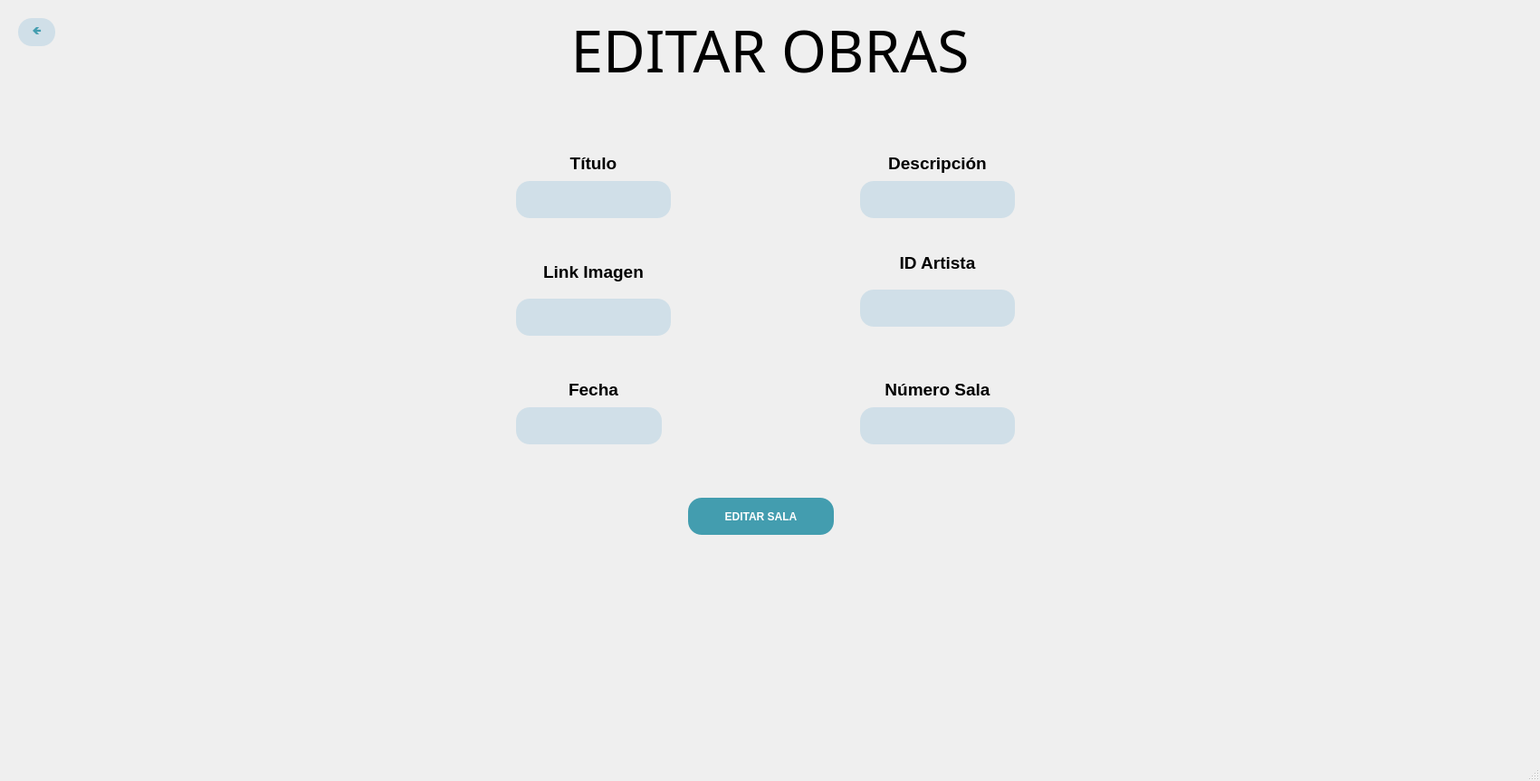
<?xml version="1.0" encoding="UTF-8"?>
<ui version="4.0">
 <class>MainWindow</class>
 <widget class="QMainWindow" name="MainWindow">
  <property name="geometry">
   <rect>
    <x>0</x>
    <y>0</y>
    <width>1701</width>
    <height>863</height>
   </rect>
  </property>
  <property name="windowTitle">
   <string>MainWindow</string>
  </property>
  <widget class="QWidget" name="centralwidget">
   <widget class="QPushButton" name="BotonEditarSala">
    <property name="geometry">
     <rect>
      <x>760</x>
      <y>550</y>
      <width>161</width>
      <height>41</height>
     </rect>
    </property>
    <property name="palette">
     <palette>
      <active>
       <colorrole role="WindowText">
        <brush brushstyle="SolidPattern">
         <color alpha="255">
          <red>255</red>
          <green>255</green>
          <blue>255</blue>
         </color>
        </brush>
       </colorrole>
       <colorrole role="Button">
        <brush brushstyle="SolidPattern">
         <color alpha="255">
          <red>67</red>
          <green>157</green>
          <blue>175</blue>
         </color>
        </brush>
       </colorrole>
       <colorrole role="Text">
        <brush brushstyle="SolidPattern">
         <color alpha="255">
          <red>255</red>
          <green>255</green>
          <blue>255</blue>
         </color>
        </brush>
       </colorrole>
       <colorrole role="ButtonText">
        <brush brushstyle="SolidPattern">
         <color alpha="255">
          <red>255</red>
          <green>255</green>
          <blue>255</blue>
         </color>
        </brush>
       </colorrole>
       <colorrole role="Base">
        <brush brushstyle="SolidPattern">
         <color alpha="255">
          <red>67</red>
          <green>157</green>
          <blue>175</blue>
         </color>
        </brush>
       </colorrole>
       <colorrole role="Window">
        <brush brushstyle="SolidPattern">
         <color alpha="255">
          <red>67</red>
          <green>157</green>
          <blue>175</blue>
         </color>
        </brush>
       </colorrole>
      </active>
      <inactive>
       <colorrole role="WindowText">
        <brush brushstyle="SolidPattern">
         <color alpha="255">
          <red>255</red>
          <green>255</green>
          <blue>255</blue>
         </color>
        </brush>
       </colorrole>
       <colorrole role="Button">
        <brush brushstyle="SolidPattern">
         <color alpha="255">
          <red>67</red>
          <green>157</green>
          <blue>175</blue>
         </color>
        </brush>
       </colorrole>
       <colorrole role="Text">
        <brush brushstyle="SolidPattern">
         <color alpha="255">
          <red>255</red>
          <green>255</green>
          <blue>255</blue>
         </color>
        </brush>
       </colorrole>
       <colorrole role="ButtonText">
        <brush brushstyle="SolidPattern">
         <color alpha="255">
          <red>255</red>
          <green>255</green>
          <blue>255</blue>
         </color>
        </brush>
       </colorrole>
       <colorrole role="Base">
        <brush brushstyle="SolidPattern">
         <color alpha="255">
          <red>67</red>
          <green>157</green>
          <blue>175</blue>
         </color>
        </brush>
       </colorrole>
       <colorrole role="Window">
        <brush brushstyle="SolidPattern">
         <color alpha="255">
          <red>67</red>
          <green>157</green>
          <blue>175</blue>
         </color>
        </brush>
       </colorrole>
      </inactive>
      <disabled>
       <colorrole role="WindowText">
        <brush brushstyle="SolidPattern">
         <color alpha="255">
          <red>255</red>
          <green>255</green>
          <blue>255</blue>
         </color>
        </brush>
       </colorrole>
       <colorrole role="Button">
        <brush brushstyle="SolidPattern">
         <color alpha="255">
          <red>67</red>
          <green>157</green>
          <blue>175</blue>
         </color>
        </brush>
       </colorrole>
       <colorrole role="Text">
        <brush brushstyle="SolidPattern">
         <color alpha="255">
          <red>255</red>
          <green>255</green>
          <blue>255</blue>
         </color>
        </brush>
       </colorrole>
       <colorrole role="ButtonText">
        <brush brushstyle="SolidPattern">
         <color alpha="255">
          <red>255</red>
          <green>255</green>
          <blue>255</blue>
         </color>
        </brush>
       </colorrole>
       <colorrole role="Base">
        <brush brushstyle="SolidPattern">
         <color alpha="255">
          <red>67</red>
          <green>157</green>
          <blue>175</blue>
         </color>
        </brush>
       </colorrole>
       <colorrole role="Window">
        <brush brushstyle="SolidPattern">
         <color alpha="255">
          <red>67</red>
          <green>157</green>
          <blue>175</blue>
         </color>
        </brush>
       </colorrole>
      </disabled>
     </palette>
    </property>
    <property name="cursor">
     <cursorShape>PointingHandCursor</cursorShape>
    </property>
    <property name="styleSheet">
     <string notr="true">background-color: rgb(67, 157, 175);
color: rgb(255, 255, 255);
font-weight: bold;
font-family: 'Verdana';
border-radius: 15px;</string>
    </property>
    <property name="text">
     <string>EDITAR SALA</string>
    </property>
   </widget>
   <widget class="QLabel" name="Titulo">
    <property name="geometry">
     <rect>
      <x>520</x>
      <y>10</y>
      <width>661</width>
      <height>91</height>
     </rect>
    </property>
    <property name="font">
     <font>
      <family>Bell MT</family>
      <pointsize>24</pointsize>
      <weight>50</weight>
      <bold>false</bold>
     </font>
    </property>
    <property name="text">
     <string>&lt;html&gt;&lt;head/&gt;&lt;body&gt;&lt;p align=&quot;center&quot;&gt;&lt;span style=&quot; font-size:48pt;&quot;&gt;EDITAR OBRAS&lt;/span&gt;&lt;/p&gt;&lt;/body&gt;&lt;/html&gt;</string>
    </property>
   </widget>
   <widget class="QLineEdit" name="Titulo_entrada">
    <property name="geometry">
     <rect>
      <x>570</x>
      <y>200</y>
      <width>171</width>
      <height>41</height>
     </rect>
    </property>
    <property name="styleSheet">
     <string notr="true">border-radius: 15px;
background-color: rgb(208, 223, 232);</string>
    </property>
   </widget>
   <widget class="QLabel" name="label_3">
    <property name="geometry">
     <rect>
      <x>550</x>
      <y>160</y>
      <width>211</width>
      <height>41</height>
     </rect>
    </property>
    <property name="text">
     <string>&lt;html&gt;&lt;head/&gt;&lt;body&gt;&lt;p align=&quot;center&quot;&gt;&lt;span style=&quot; font-size:14pt; font-weight:600;&quot;&gt;Título&lt;/span&gt;&lt;/p&gt;&lt;/body&gt;&lt;/html&gt;</string>
    </property>
   </widget>
   <widget class="QLineEdit" name="Descripcion_entrada">
    <property name="geometry">
     <rect>
      <x>950</x>
      <y>200</y>
      <width>171</width>
      <height>41</height>
     </rect>
    </property>
    <property name="styleSheet">
     <string notr="true">border-radius: 15px;
background-color: rgb(208, 223, 232);</string>
    </property>
   </widget>
   <widget class="QLabel" name="label_4">
    <property name="geometry">
     <rect>
      <x>930</x>
      <y>160</y>
      <width>211</width>
      <height>41</height>
     </rect>
    </property>
    <property name="text">
     <string>&lt;html&gt;&lt;head/&gt;&lt;body&gt;&lt;p align=&quot;center&quot;&gt;&lt;span style=&quot; font-size:14pt; font-weight:600;&quot;&gt;Descripción&lt;/span&gt;&lt;/p&gt;&lt;/body&gt;&lt;/html&gt;</string>
    </property>
   </widget>
   <widget class="QLineEdit" name="NumSala_entrada">
    <property name="geometry">
     <rect>
      <x>950</x>
      <y>450</y>
      <width>171</width>
      <height>41</height>
     </rect>
    </property>
    <property name="styleSheet">
     <string notr="true">border-radius: 15px;
background-color: rgb(208, 223, 232);</string>
    </property>
   </widget>
   <widget class="QLabel" name="label_6">
    <property name="geometry">
     <rect>
      <x>930</x>
      <y>410</y>
      <width>211</width>
      <height>41</height>
     </rect>
    </property>
    <property name="text">
     <string>&lt;html&gt;&lt;head/&gt;&lt;body&gt;&lt;p align=&quot;center&quot;&gt;&lt;span style=&quot; font-size:14pt; font-weight:600;&quot;&gt;Número Sala&lt;/span&gt;&lt;/p&gt;&lt;/body&gt;&lt;/html&gt;</string>
    </property>
   </widget>
   <widget class="QLineEdit" name="IDArtista_entrada">
    <property name="geometry">
     <rect>
      <x>950</x>
      <y>320</y>
      <width>171</width>
      <height>41</height>
     </rect>
    </property>
    <property name="styleSheet">
     <string notr="true">border-radius: 15px;
background-color: rgb(208, 223, 232);</string>
    </property>
   </widget>
   <widget class="QLineEdit" name="Fecha_entrada">
    <property name="geometry">
     <rect>
      <x>570</x>
      <y>450</y>
      <width>161</width>
      <height>41</height>
     </rect>
    </property>
    <property name="styleSheet">
     <string notr="true">border-radius: 15px;
background-color: rgb(208, 223, 232);</string>
    </property>
   </widget>
   <widget class="QLabel" name="label_2">
    <property name="geometry">
     <rect>
      <x>550</x>
      <y>410</y>
      <width>211</width>
      <height>41</height>
     </rect>
    </property>
    <property name="text">
     <string>&lt;html&gt;&lt;head/&gt;&lt;body&gt;&lt;p align=&quot;center&quot;&gt;&lt;span style=&quot; font-size:14pt; font-weight:600;&quot;&gt;Fecha&lt;/span&gt;&lt;/p&gt;&lt;/body&gt;&lt;/html&gt;</string>
    </property>
   </widget>
   <widget class="QLabel" name="label_7">
    <property name="geometry">
     <rect>
      <x>930</x>
      <y>270</y>
      <width>211</width>
      <height>41</height>
     </rect>
    </property>
    <property name="text">
     <string>&lt;html&gt;&lt;head/&gt;&lt;body&gt;&lt;p align=&quot;center&quot;&gt;&lt;span style=&quot; font-size:14pt; font-weight:600;&quot;&gt;ID Artista&lt;/span&gt;&lt;/p&gt;&lt;/body&gt;&lt;/html&gt;</string>
    </property>
   </widget>
   <widget class="QLineEdit" name="Imagen_entrada">
    <property name="geometry">
     <rect>
      <x>570</x>
      <y>330</y>
      <width>171</width>
      <height>41</height>
     </rect>
    </property>
    <property name="styleSheet">
     <string notr="true">border-radius: 15px;
background-color: rgb(208, 223, 232);</string>
    </property>
   </widget>
   <widget class="QLabel" name="label_8">
    <property name="geometry">
     <rect>
      <x>550</x>
      <y>280</y>
      <width>211</width>
      <height>41</height>
     </rect>
    </property>
    <property name="text">
     <string>&lt;html&gt;&lt;head/&gt;&lt;body&gt;&lt;p align=&quot;center&quot;&gt;&lt;span style=&quot; font-size:14pt; font-weight:600;&quot;&gt;Link Imagen&lt;/span&gt;&lt;/p&gt;&lt;/body&gt;&lt;/html&gt;</string>
    </property>
   </widget>
   <widget class="QPushButton" name="BotonAtras">
    <property name="geometry">
     <rect>
      <x>20</x>
      <y>20</y>
      <width>41</width>
      <height>31</height>
     </rect>
    </property>
    <property name="palette">
     <palette>
      <active>
       <colorrole role="WindowText">
        <brush brushstyle="SolidPattern">
         <color alpha="255">
          <red>67</red>
          <green>157</green>
          <blue>175</blue>
         </color>
        </brush>
       </colorrole>
       <colorrole role="Button">
        <brush brushstyle="SolidPattern">
         <color alpha="255">
          <red>208</red>
          <green>223</green>
          <blue>232</blue>
         </color>
        </brush>
       </colorrole>
       <colorrole role="Text">
        <brush brushstyle="SolidPattern">
         <color alpha="255">
          <red>67</red>
          <green>157</green>
          <blue>175</blue>
         </color>
        </brush>
       </colorrole>
       <colorrole role="ButtonText">
        <brush brushstyle="SolidPattern">
         <color alpha="255">
          <red>67</red>
          <green>157</green>
          <blue>175</blue>
         </color>
        </brush>
       </colorrole>
       <colorrole role="Base">
        <brush brushstyle="SolidPattern">
         <color alpha="255">
          <red>208</red>
          <green>223</green>
          <blue>232</blue>
         </color>
        </brush>
       </colorrole>
       <colorrole role="Window">
        <brush brushstyle="SolidPattern">
         <color alpha="255">
          <red>208</red>
          <green>223</green>
          <blue>232</blue>
         </color>
        </brush>
       </colorrole>
      </active>
      <inactive>
       <colorrole role="WindowText">
        <brush brushstyle="SolidPattern">
         <color alpha="255">
          <red>67</red>
          <green>157</green>
          <blue>175</blue>
         </color>
        </brush>
       </colorrole>
       <colorrole role="Button">
        <brush brushstyle="SolidPattern">
         <color alpha="255">
          <red>208</red>
          <green>223</green>
          <blue>232</blue>
         </color>
        </brush>
       </colorrole>
       <colorrole role="Text">
        <brush brushstyle="SolidPattern">
         <color alpha="255">
          <red>67</red>
          <green>157</green>
          <blue>175</blue>
         </color>
        </brush>
       </colorrole>
       <colorrole role="ButtonText">
        <brush brushstyle="SolidPattern">
         <color alpha="255">
          <red>67</red>
          <green>157</green>
          <blue>175</blue>
         </color>
        </brush>
       </colorrole>
       <colorrole role="Base">
        <brush brushstyle="SolidPattern">
         <color alpha="255">
          <red>208</red>
          <green>223</green>
          <blue>232</blue>
         </color>
        </brush>
       </colorrole>
       <colorrole role="Window">
        <brush brushstyle="SolidPattern">
         <color alpha="255">
          <red>208</red>
          <green>223</green>
          <blue>232</blue>
         </color>
        </brush>
       </colorrole>
      </inactive>
      <disabled>
       <colorrole role="WindowText">
        <brush brushstyle="SolidPattern">
         <color alpha="255">
          <red>67</red>
          <green>157</green>
          <blue>175</blue>
         </color>
        </brush>
       </colorrole>
       <colorrole role="Button">
        <brush brushstyle="SolidPattern">
         <color alpha="255">
          <red>208</red>
          <green>223</green>
          <blue>232</blue>
         </color>
        </brush>
       </colorrole>
       <colorrole role="Text">
        <brush brushstyle="SolidPattern">
         <color alpha="255">
          <red>67</red>
          <green>157</green>
          <blue>175</blue>
         </color>
        </brush>
       </colorrole>
       <colorrole role="ButtonText">
        <brush brushstyle="SolidPattern">
         <color alpha="255">
          <red>67</red>
          <green>157</green>
          <blue>175</blue>
         </color>
        </brush>
       </colorrole>
       <colorrole role="Base">
        <brush brushstyle="SolidPattern">
         <color alpha="255">
          <red>208</red>
          <green>223</green>
          <blue>232</blue>
         </color>
        </brush>
       </colorrole>
       <colorrole role="Window">
        <brush brushstyle="SolidPattern">
         <color alpha="255">
          <red>208</red>
          <green>223</green>
          <blue>232</blue>
         </color>
        </brush>
       </colorrole>
      </disabled>
     </palette>
    </property>
    <property name="cursor">
     <cursorShape>PointingHandCursor</cursorShape>
    </property>
    <property name="styleSheet">
     <string notr="true">background-color: rgb(208, 223, 232);
color:rgb(67, 157, 175);
font-weight: bold;
font-family: 'Verdana';
border-radius: 15px;</string>
    </property>
    <property name="text">
     <string>🡸</string>
    </property>
   </widget>
  </widget>
  <widget class="QMenuBar" name="menubar">
   <property name="geometry">
    <rect>
     <x>0</x>
     <y>0</y>
     <width>1701</width>
     <height>21</height>
    </rect>
   </property>
  </widget>
  <widget class="QStatusBar" name="statusbar"/>
 </widget>
 <resources/>
 <connections/>
</ui>
